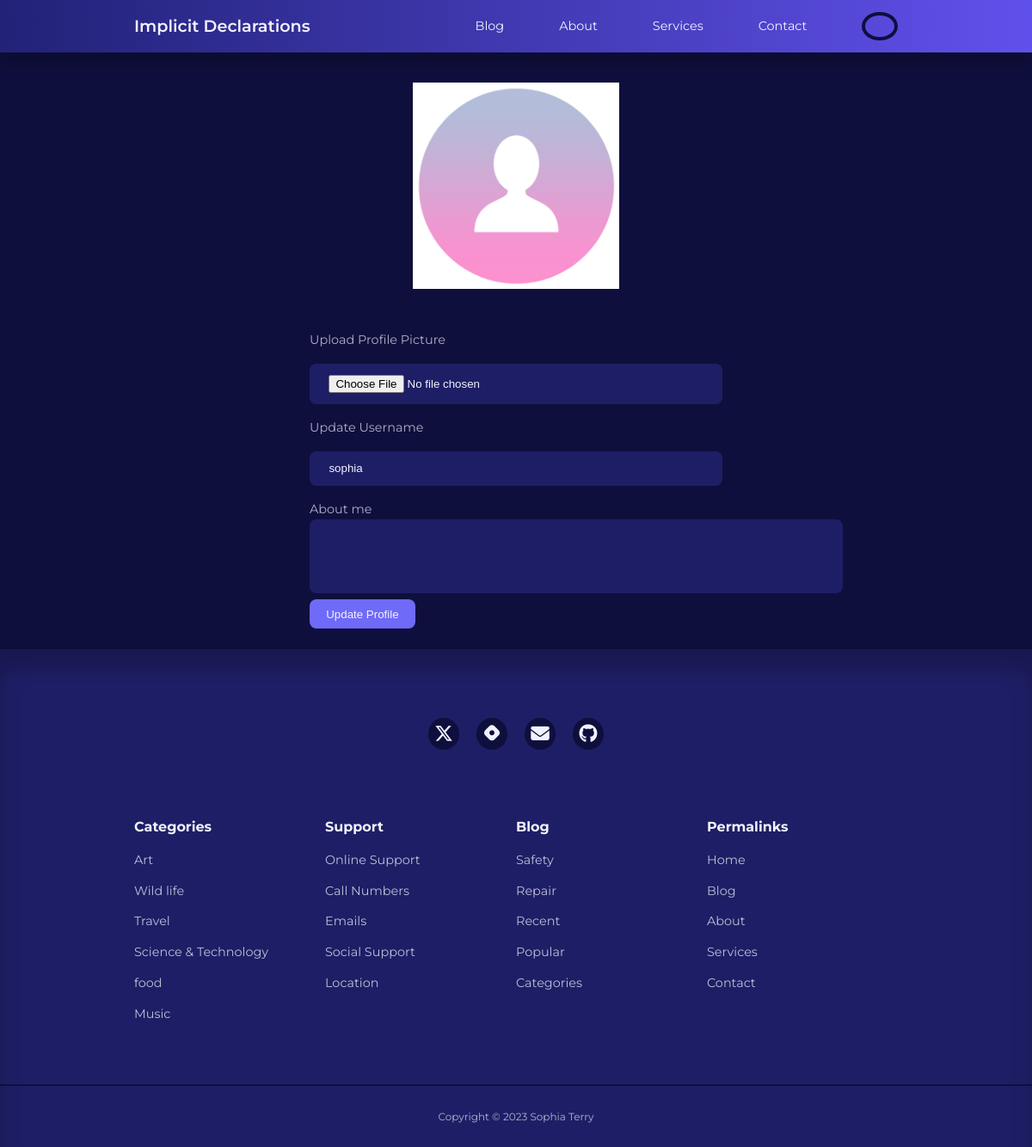
The page /edit_profile (signed in) on the database as committed earlier.
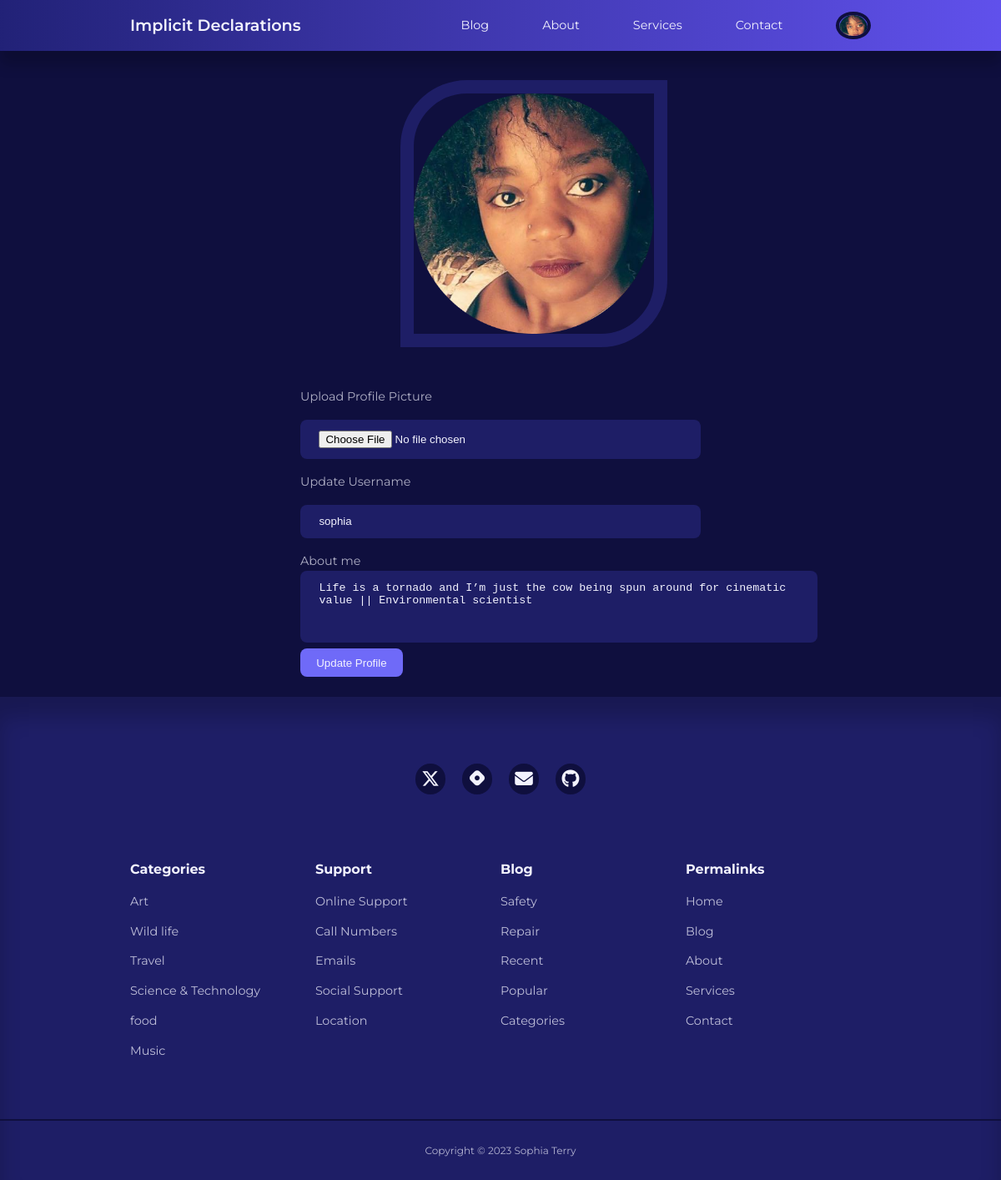
The same page on the database as committed later.
### app/models.py (models this page shows, shortened)
class User(UserMixin, db.Model):
    id = db.Column(db.Integer, primary_key=True)
    username = db.Column(db.String(100), index=True, unique=True)
    email = db.Column(db.String(120), index=True, unique=True)
    password_hash = db.Column(db.String(128))
    role = db.Column(db.String(3))
    picture = db.Column(db.String(120), nullable=True)
    posts = db.relationship('Post', backref='author', lazy='dynamic')
    about_me = db.Column(db.String(140))
    last_seen = db.Column(db.DateTime, default=datetime.utcnow)
    followed = db.relationship(
        'User', secondary=followers,
        primaryjoin=(followers.c.follower_id == id),
        secondaryjoin=(followers.c.followed_id == id),
        backref=db.backref('followers', lazy='dynamic'), lazy='dynamic'
    )

### app/routes.py (the view)
@app.route('/edit_profile', methods=['GET', 'POST'])
@login_required
def edit_profile():
    form = EditProfileForm(current_user.username)
    if form.validate_on_submit():
        current_user.username = form.username.data
        current_user.about_me = form.about_me.data
        current_user.picture = form.picture.data
        if form.picture.data:
            uploaded_file = form.picture.data
            filename = secure_filename(uploaded_file.filename)
            if filename != '':
                file_ext = os.path.splitext(filename)[1]
                if file_ext not in app.config['UPLOAD_EXTENSIONS'] or \
                        file_ext != validate_image(uploaded_file.stream):
                    flash('Invalid image format. Please upload a valid image (jpg, png, gif).', 'error')
                    return redirect(url_for('edit_profile'))
                image_path = os.path.join(app.config['UPLOAD_PATH'], filename)
                uploaded_file.save(image_path)
                current_user.picture = filename
        db.session.commit()
        flash('Your changes have been saved.')
        return redirect(url_for('edit_profile'))
    elif request.method == 'GET':
        form.username.data = current_user.username
        form.about_me.data = current_user.about_me
        form.picture.data = current_user.picture
    return render_template('edit_profile.html', title='Edit Profile', form=form)

### app/forms.py (shortened to what this page needs)
class EditProfileForm(FlaskForm):
    username = StringField('Update Username')
    about_me = TextAreaField('About me', validators=[Length(min=0, max=140)])
    picture = FileField(label="Upload Profile Picture", validators=[FileAllowed(['jpg', 'png']), FileRequired()])
    submit = SubmitField('Update Profile')
    def __init__(self, original_username, *args, **kwargs):
        super(EditProfileForm, self).__init__(*args, **kwargs)
        self.original_username = original_username

### app/models.py (called while the page is built)
@login.user_loader
def load_user(id):
    return User.query.get(int(id))

### app/routes.py (called while the page is built)
@app.before_request
def before_request():
    if current_user.is_authenticated:
        current_user.last_seen = datetime.utcnow()
        db.session.commit()

### app/templates/edit_profile.html (shortened to what this page needs)
{% extends "base.html" %}
{% block content %}
<div class="container profile-pic__container">
                {% if current_user.picture %}
                <img class="display__pic" src="{{ url_for('static', filename='images/' + current_user.picture) }}">
                {% else %}
                <img src="{{ url_for('static', filename='/images/default_profile_pc.png') }}" alt="Default Image">
                {% endif %}
 </div>
 <section class="form__section edit__profile">
        <div class="container form__section-container">
            <form action="" enctype="multipart/form-data" method="post">
                 {{ form.picture.label() }} {{ form.picture }}
                 {{ form.username.label }} {{ form.username(size=20) }}
                <p>
                    {{ form.about_me.label }}<br>
                    {{ form.about_me(cols=70, rows=4) }}<br>
                {{ form.submit(class="btn") }}
            </form>
        </div>
    </section>
 {% endblock %}

### app/templates/base.html (shortened to what this page needs)
<!DOCTYPE html>
<html lang="en">
<head>
    <link rel="stylesheet" href="{{ url_for('static', filename='styles/styles.css')}}">
    <link rel="stylesheet" href="https://unicons.iconscout.com/release/v4.0.8/css/line.css">
</head>
<body>
    {% block navbar %}
    <nav>
        <div class="container nav__container">
            <a href="/index" class="nav__logo">Implicit Declarations</a>
            <ul class="nav__items">
                <li><a href="{{ url_for('blog') }}">Blog</a></li>
                <li><a href="{{ url_for('about') }}">About</a></li>
                <li><a href="{{ url_for('services') }}">Services</a></li>
                <li><a href="{{ url_for('contact') }}">Contact</a></li>
                {% if current_user.is_anonymous %}
                <li><a href="{{ url_for('signin') }}">Sign In</a></li>
                {% else %}
                <li class="nav__profile">
                    <div class="avatar">
                        <img src="{{ url_for('static', filename='images/' ~ current_user.picture) }}" alt="">
                    </div>
                        {% endif %}
                </li>
            </ul>
        </div>
    </nav>
    {% endblock %}
     {% block content %}
    {% endblock %}
    {% block footer %}
    <footer>
        <div class="footer__socials">
            <a href="https://twitter.com/Mssophia_" target="_blank">
                </a>
            <a href="https://sophiaintech.hashnode.dev/" target="_blank">
                </a>
            <a href="mailto:sophiaterryyu@gmail.com">
                </a>
            <a href="https://github.com/terryyufei" target="_blank">
                </a>
        </div>
        <div class="container footer__container">
            <article>
                <h4>Categories</h4>
                <ul>
                    <li><a href="">Art</a></li>
                    <li><a href="">Wild life</a></li>
                    <li><a href="">Travel</a></li>
                    <li><a href="">Science & Technology</a></li>
                    <li><a href="">food</a></li>
                    <li><a href="">Music</a></li>
                </ul>
            </article>
            <article>
                <h4>Support</h4>
                <ul>
                    <li><a href="">Online Support</a></li>
                    <li><a href="">Call Numbers</a></li>
                    <li><a href="">Emails</a></li>
                    <li><a href="">Social Support</a></li>
                    <li><a href="">Location</a></li>
                </ul>
            </article>
            <article>
                <h4>Blog</h4>
                <ul>
                    <li><a href="">Safety</a></li>
                    <li><a href="">Repair</a></li>
                    <li><a href="">Recent</a></li>
                    <li><a href="">Popular</a></li>
                    <li><a href="">Categories</a></li>
                </ul>
            </article>
            <article>
                <h4>Permalinks</h4>
                <ul>
                    <li><a href="">Home</a></li>
                    <li><a href="">Blog</a></li>
                    <li><a href="">About</a></li>
                    <li><a href="">Services</a></li>
                    <li><a href="">Contact</a></li>
                </ul>
            </article>
        </div>
        <div class="footer__copyright">
            <small>Copyright &copy; 2023 Sophia Terry</small>
        </div>
    </footer>
    {% endblock %}
</body>
</html>

Rows that differ between the two databases and show on the page:
changed User "sophia": picture: picture added; about_me (not shown) → "Life is a tornado and I’m just the cow being spun around for cinematic value || Environmental scientist"
